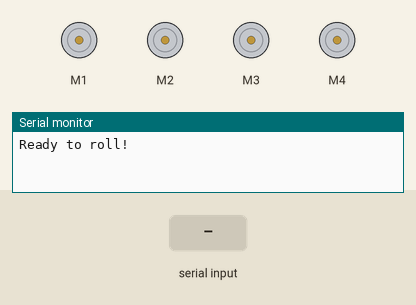
A sketch run on a simulated Arduino Uno, built with avr-gcc and run on an emulated ATmega328P. Parts: 4 × DC motor (green arrow = forward, orange = backward, longer = faster), the last lines printed to the serial monitor. The inputs (shaded band) are chosen by the test bench.

Above: at 1.2 s.
1.3 s: "A" received over Serial
At 2.7 s:
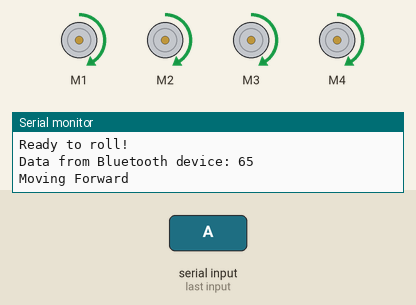
3.0 s: "B" received over Serial
At 3.9 s:
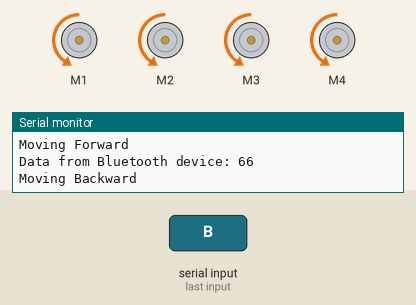
4.5 s: "C" received over Serial
At 5.1 s:
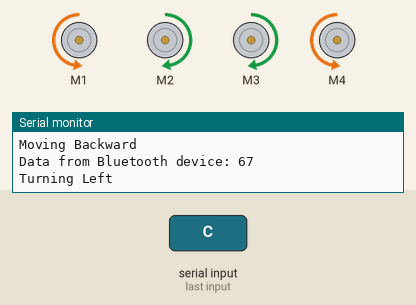
6.7 s: "D" received over Serial
At 7.3 s:
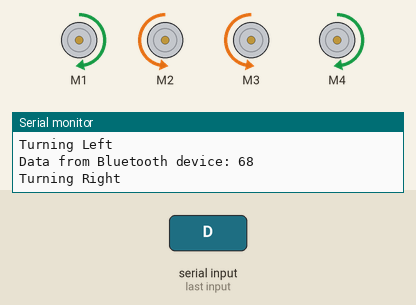
Timing chart, 0 to 9.7 s (numbered marks = the images above; inputs shaded):
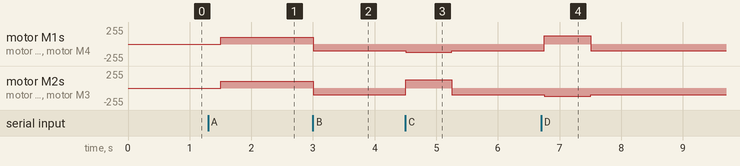

The sketch:

rc_4wd.ino
```cpp
#include <AFMotor.h>

#define CAR_POWER 40   // Set this to any value between 0 - 100
#define BOOST_POWER 10 // Extra power while turning to increase turning angle

AF_DCMotor frontRight(1); // M1
AF_DCMotor frontLeft(2);  // M2
AF_DCMotor rearLeft(3);   // M3
AF_DCMotor rearRight(4);  // M4
int data = 0;
boolean movingForwards = false;
boolean carStopped = false;

void setup()
{
    // put your setup code here, to run once:
    Serial.begin(9600);

    int carSpeed = convertPowerToSpeed(CAR_POWER);
    setCarSpeed(carSpeed);
    stopMoving();

    Serial.println("Ready to roll!");
}

void loop()
{
    if (Serial.available())
    {
        data = Serial.read();
        Serial.print("Data from Bluetooth device: ");
        Serial.print(data);
        Serial.println();
        switch (data)
        {
        case 'A':
            Serial.println("Moving Forward ");
            moveForward();
            break;
        case 'B':
            Serial.println("Moving Backward");
            moveBackward();
            break;
        case 'C':
            Serial.println("Turning Left");
            turnLeft();
            break;
        case 'D':
            Serial.println("Turning Right");
            turnRight();
            break;
        case 'E':
            Serial.println("Stopping Car");
            stopMoving();
            break;
        default:
            Serial.println("Invalid Input");
        }
    }

    delay(250);
}

int convertPowerToSpeed(int power)
{
    power = min(100, power);
    return map(power, 0, 100, 0, 255);
}

void setCarSpeed(int speed)
{
    frontRight.setSpeed(speed);
    frontLeft.setSpeed(speed);
    rearLeft.setSpeed(speed);
    rearRight.setSpeed(speed);
}

void stopMoving()
{
    carStopped = true;
    frontRight.run(RELEASE);
    frontLeft.run(RELEASE);
    rearRight.run(RELEASE);
    rearLeft.run(RELEASE);
}

void moveForward()
{
    carStopped = false;
    movingForwards = true;
    frontRight.run(FORWARD);
    frontLeft.run(FORWARD);
    rearRight.run(FORWARD);
    rearLeft.run(FORWARD);
}

void moveBackward()
{
    carStopped = false;
    movingForwards = false;
    frontRight.run(BACKWARD);
    frontLeft.run(BACKWARD);
    rearRight.run(BACKWARD);
    rearLeft.run(BACKWARD);
}

void turnRight()
{
    int boostedCarSpeed = convertPowerToSpeed(CAR_POWER + BOOST_POWER);
    setCarSpeed(boostedCarSpeed);
    if (movingForwards)
    {
        frontLeft.run(FORWARD);
        rearLeft.run(FORWARD);
        frontRight.run(BACKWARD);
        rearRight.run(BACKWARD);
    }
    else
    {
        frontLeft.run(BACKWARD);
        rearLeft.run(BACKWARD);
        frontRight.run(FORWARD);
        rearRight.run(FORWARD);
    }

    delay(750);

    int carSpeed = convertPowerToSpeed(CAR_POWER);
    setCarSpeed(carSpeed);
    if (!carStopped)
    {
        if (movingForwards)
        {
            moveForward();
        }
        else
        {
            moveBackward();
        }
    }
    else
    {
        stopMoving();
    }
}

void turnLeft()
{
    int boostedCarSpeed = convertPowerToSpeed(CAR_POWER + BOOST_POWER);
    setCarSpeed(boostedCarSpeed);

    if (movingForwards)
    {
        frontRight.run(FORWARD);
        rearRight.run(FORWARD);
        frontLeft.run(BACKWARD);
        rearLeft.run(BACKWARD);
    }
    else
    {
        frontRight.run(BACKWARD);
        rearRight.run(BACKWARD);
        frontLeft.run(FORWARD);
        rearLeft.run(FORWARD);
    }

    delay(750);

    int carSpeed = convertPowerToSpeed(CAR_POWER);
    setCarSpeed(carSpeed);

    if (!carStopped)
    {
        if (movingForwards)
        {
            moveForward();
        }
        else
        {
            moveBackward();
        }
    }
    else
    {
        stopMoving();
    }
}
```

Measured:
- after the input at 1.3 s, motor M1–4: stopped → forward 102/255 after 0.20 s
- after the input at 3.0 s, motor M1–4: forward 102/255 → backward 102/255 at once
- after the input at 4.5 s, motor M1, motor M4: backward 102/255 → backward 127/255 at once, → backward 102/255 0.75 s later; motor M2, motor M3: backward 102/255 → forward 127/255 at once, → backward 102/255 0.75 s later
- after the input at 6.7 s, motor M1, motor M4: backward 102/255 → forward 127/255 after 0.05 s, → backward 102/255 0.75 s later; motor M2, motor M3: backward 102/255 → backward 127/255 after 0.05 s, → backward 102/255 0.75 s later
